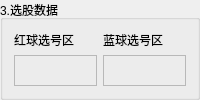
         <widget class="QGroupBox" name="groupBox_3">
          <property name="maximumSize">
           <size>
            <width>16777215</width>
            <height>230</height>
           </size>
          </property>
          <property name="title">
           <string>3.选股数据</string>
          </property>
          <layout class="QGridLayout" name="gridLayout_5">
           <item row="0" column="0">
            <layout class="QHBoxLayout" name="horizontalLayout_8" stretch="1,1">
             <item>
              <layout class="QVBoxLayout" name="verticalLayout_7" stretch="0,1">
               <item>
                <widget class="QLabel" name="label_7">
                 <property name="text">
                  <string>红球选号区</string>
                 </property>
                </widget>
               </item>
               <item>
                <widget class="QFrame" name="frame_7">
                 <property name="frameShape">
                  <enum>QFrame::StyledPanel</enum>
                 </property>
                 <property name="frameShadow">
                  <enum>QFrame::Raised</enum>
                 </property>
                </widget>
               </item>
              </layout>
             </item>
             <item>
              <layout class="QVBoxLayout" name="verticalLayout_9" stretch="0,1">
               <item>
                <widget class="QLabel" name="label_8">
                 <property name="text">
                  <string>蓝球选号区</string>
                 </property>
                </widget>
               </item>
               <item>
                <widget class="QFrame" name="frame_8">
                 <property name="frameShape">
                  <enum>QFrame::StyledPanel</enum>
                 </property>
                 <property name="frameShadow">
                  <enum>QFrame::Raised</enum>
                 </property>
                </widget>
               </item>
              </layout>
             </item>
            </layout>
           </item>
          </layout>
         </widget>
